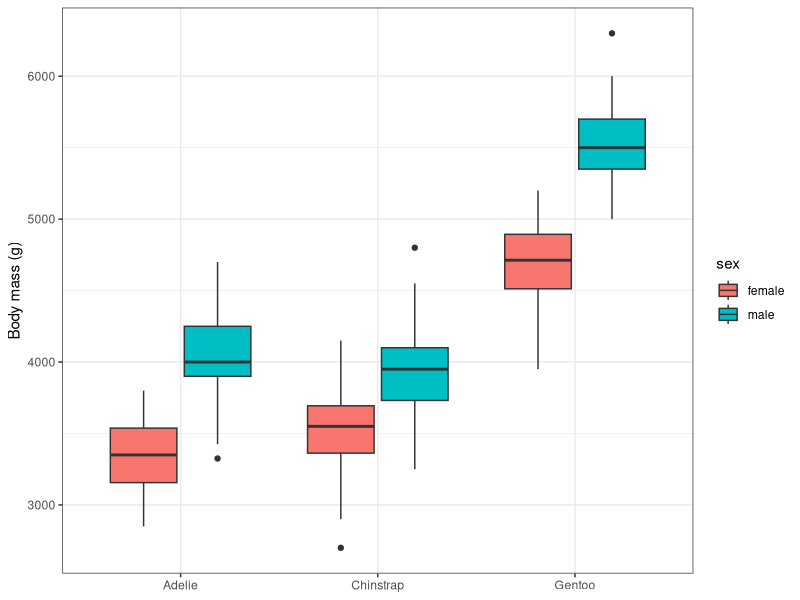
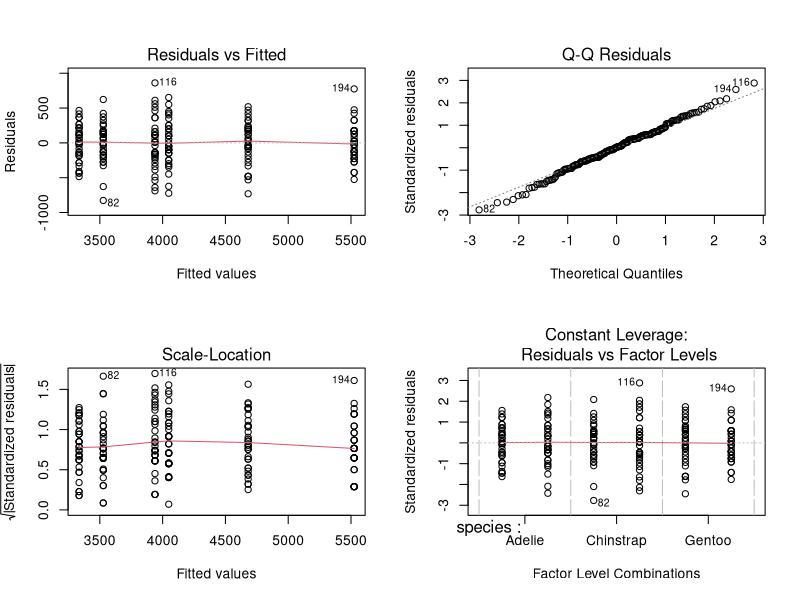
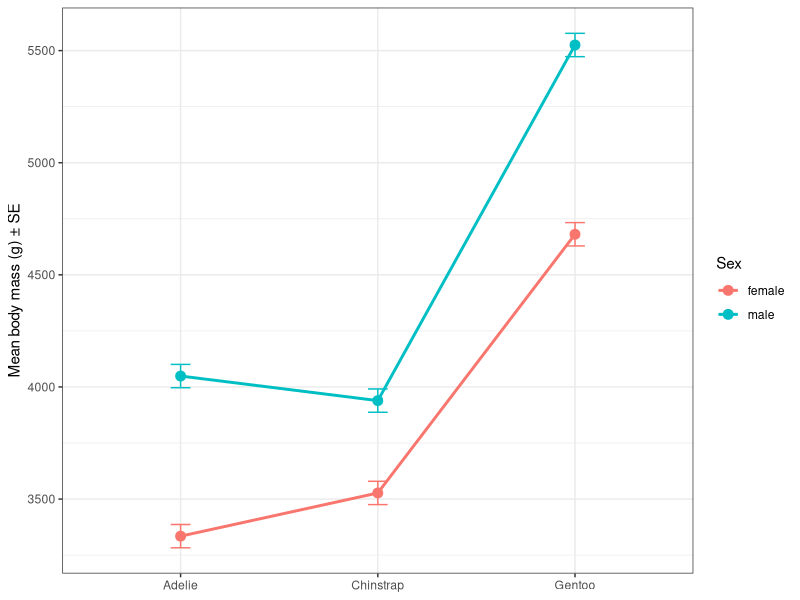

These charts were generated, in order, by the following R code:
## ---- chunk 1
#| label: step-1-load
#| message: false
library(tidyverse)
library(car)              # Anova(), leveneTest()
library(emmeans)          # marginal means and post-hoc tests
library(palmerpenguins)   # the data

p_df <- penguins %>%
  filter(!is.na(body_mass_g), !is.na(sex), !is.na(species)) %>%
  select(species, sex, body_mass_g)

count(p_df, species, sex)
## ---- chunk 2
#| label: step-2-balance
min_n <- min(count(p_df, species, sex)$n)

set.seed(123)
balanced_df <- p_df %>%
  group_by(species, sex) %>%
  slice_sample(n = min_n) %>%
  ungroup()

count(balanced_df, species, sex)
## ---- chunk 3
#| label: step-3-summary
#| fig-width: 4.5
#| fig-height: 3
balanced_df %>%
  group_by(species, sex) %>%
  summarize(n = n(),
            mean = mean(body_mass_g),
            se = sd(body_mass_g) / sqrt(n),
            .groups = "drop")

balanced_df %>%
  ggplot(aes(species, body_mass_g, fill = sex)) +
  geom_boxplot() +
  labs(x = NULL, y = "Body mass (g)") +
  theme_bw()
## ---- chunk 4
#| label: step-4-fit
options(contrasts = c("contr.sum", "contr.poly"))

anova_model <- lm(body_mass_g ~ species * sex, data = balanced_df)
## ---- chunk 5
#| label: step-5-assumptions
#| fig-width: 6
#| fig-height: 6
par(mfrow = c(2, 2))
plot(anova_model)
par(mfrow = c(1, 1))

shapiro.test(residuals(anova_model))
leveneTest(body_mass_g ~ species * sex, data = balanced_df)
## ---- chunk 6
#| label: step-6-anova
anova_type3 <- Anova(anova_model, type = "III")
anova_type3
## ---- chunk 7
#| label: step-7-emmeans
interaction_emm <- emmeans(anova_model, ~ species * sex)
interaction_emm

# F-test for species within each sex
joint_tests(anova_model, by = "sex")

# Tukey pairwise comparisons of species within each sex
pairs(interaction_emm, by = "sex", adjust = "tukey")
## ---- chunk 8
#| label: step-7b-cld
multcomp::cld(interaction_emm, Letters = letters, adjust = "sidak")
## ---- chunk 9
#| label: step-8-plot
#| fig-width: 4.5
#| fig-height: 3
emm_df <- as.data.frame(interaction_emm)

emm_df %>%
  ggplot(aes(species, emmean, color = sex, group = sex)) +
  geom_point(size = 3) +
  geom_line(linewidth = 1) +
  geom_errorbar(aes(ymin = emmean - SE, ymax = emmean + SE), width = 0.1) +
  labs(x = NULL, y = "Mean body mass (g) ± SE", color = "Sex") +
  theme_bw()
## ---- chunk 10
#| label: step-9-unbalanced
unbal_model <- lm(body_mass_g ~ species * sex, data = p_df)

anova(unbal_model)                 # Type I: order matters
Anova(unbal_model, type = "III")   # Type III: use this with an interaction

# put R's default contrasts back when you are done
options(contrasts = c("contr.treatment", "contr.poly"))
